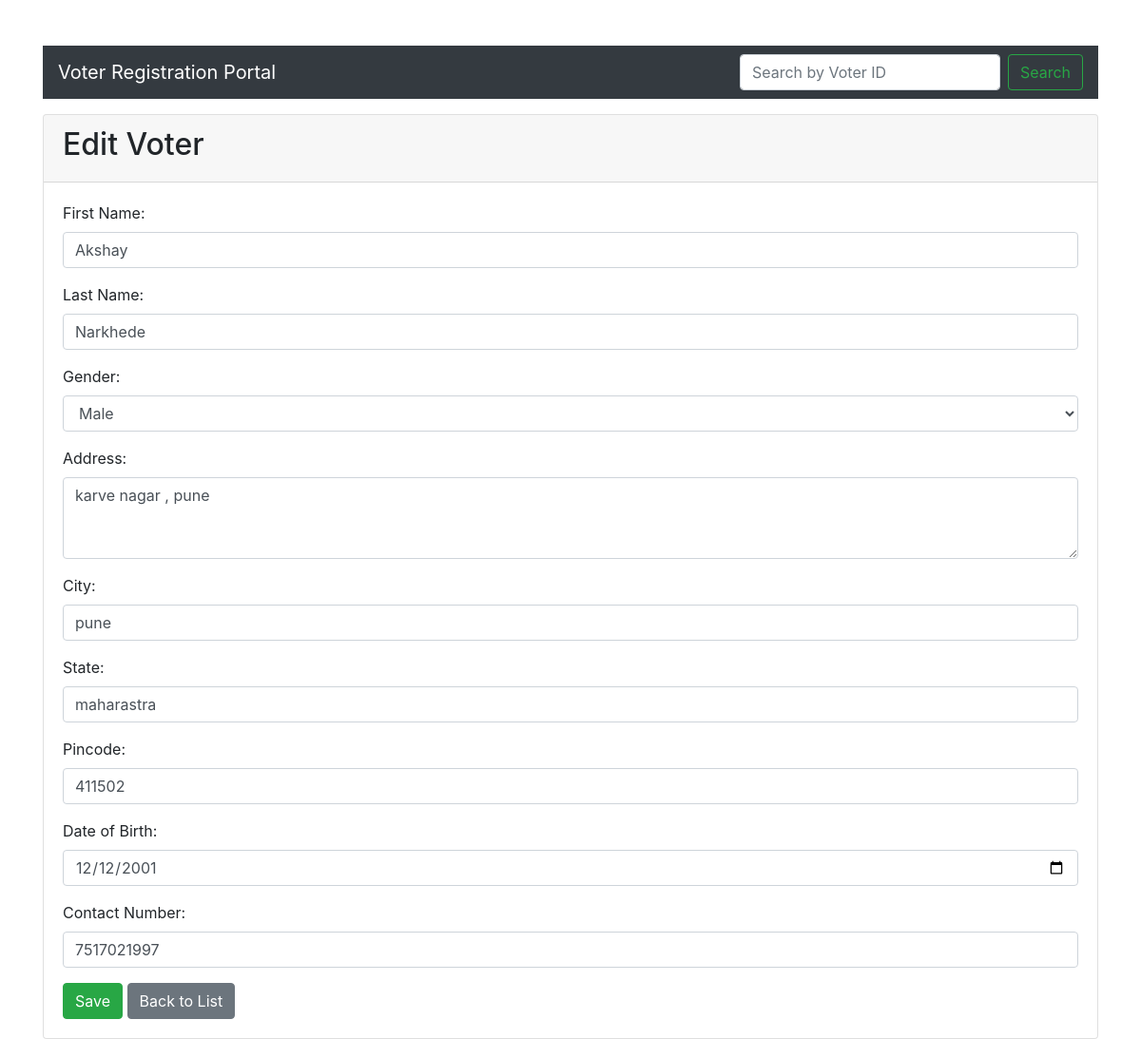
/voters/8/edit/, run on the app's committed database.
### registration/models.py (models this page shows, shortened)
class Voter(models.Model):
    GENDER_CHOICES = [
        ('male', 'Male'),
        ('female', 'Female'),
        ('other', 'Other'),
    ]
    voter_id = models.CharField(max_length=10, unique=True, default=generate_voter_id, editable=False)
    first_name = models.CharField(max_length=50, validators=[RegexValidator(regex='^[a-zA-Z]+$', message='First name must contain only alphabets.')])
    last_name = models.CharField(max_length=50, validators=[RegexValidator(regex='^[a-zA-Z]+$', message='Last name must contain only alphabets.')])
    gender = models.CharField(max_length=10, choices=GENDER_CHOICES)
    address = models.TextField()
    city = models.CharField(max_length=100)
    state = models.CharField(max_length=100)
    pincode = models.CharField(max_length=6, validators=[RegexValidator(regex='^\d{6}$', message='Pincode must be 6 digits.')])
    date_of_birth = models.DateField(validators=[validate_age])
    contact = models.CharField(max_length=10, validators=[RegexValidator(regex='^\d{10}$', message='Contact must be 10 digits.')])

### registration/views.py (the view)
# urls.py: path('<int:pk>/edit/', views.voter_update, name='voter_update'),
def voter_update(request, pk):
    voter = get_object_or_404(Voter, pk=pk)
    if request.method == 'POST':
        form = VoterForm(request.POST, instance=voter)
        if form.is_valid():
            form.save()
            return redirect('voter_list')
    else:
        form = VoterForm(instance=voter)
    return render(request, 'registration/voter_form.html', {'form': form})

### templates/registration/voter_form.html (shortened to what this page needs)
{% extends 'base.html' %}
{% block content %}
<div class="card">
    <div class="card-header">
        <h2>{% if form.instance.pk %}Edit{% else %}Add{% endif %} Voter</h2>
    </div>
    <div class="card-body">
        <form method="post">
            {{ form.as_p }}
            <button type="submit" class="btn btn-success">Save</button>
            <a href="{% url 'voter_list' %}" class="btn btn-secondary">Back to List</a>
        </form>
    </div>
</div>
{% endblock %}

### data on the page
Voter: first_name "Akshay", last_name "Narkhede", gender "Male", address "karve nagar , pune", city "pune", state "maharastra", pincode "411502", date_of_birth "12/12/2001", contact "7517021997"
